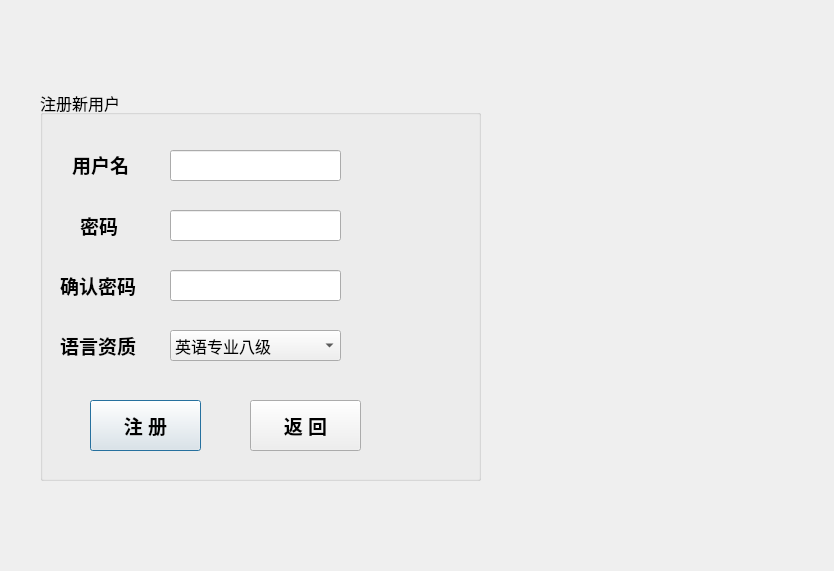
<?xml version="1.0" encoding="UTF-8"?>
<ui version="4.0">
 <class>Register</class>
 <widget class="QDialog" name="Register">
  <property name="geometry">
   <rect>
    <x>0</x>
    <y>0</y>
    <width>834</width>
    <height>571</height>
   </rect>
  </property>
  <property name="windowTitle">
   <string>Dialog</string>
  </property>
  <widget class="QGroupBox" name="groupBox">
   <property name="geometry">
    <rect>
     <x>40</x>
     <y>90</y>
     <width>441</width>
     <height>391</height>
    </rect>
   </property>
   <property name="font">
    <font>
     <pointsize>12</pointsize>
    </font>
   </property>
   <property name="title">
    <string>注册新用户</string>
   </property>
   <widget class="QLabel" name="label">
    <property name="geometry">
     <rect>
      <x>32</x>
      <y>54</y>
      <width>91</width>
      <height>41</height>
     </rect>
    </property>
    <property name="font">
     <font>
      <pointsize>14</pointsize>
      <weight>75</weight>
      <bold>true</bold>
     </font>
    </property>
    <property name="text">
     <string>用户名</string>
    </property>
   </widget>
   <widget class="QLabel" name="label_2">
    <property name="geometry">
     <rect>
      <x>40</x>
      <y>110</y>
      <width>121</width>
      <height>51</height>
     </rect>
    </property>
    <property name="font">
     <font>
      <pointsize>14</pointsize>
      <weight>75</weight>
      <bold>true</bold>
     </font>
    </property>
    <property name="text">
     <string>密码</string>
    </property>
   </widget>
   <widget class="QLineEdit" name="UnamelineEdit">
    <property name="geometry">
     <rect>
      <x>130</x>
      <y>60</y>
      <width>171</width>
      <height>31</height>
     </rect>
    </property>
   </widget>
   <widget class="QLineEdit" name="PwdlineEdit">
    <property name="geometry">
     <rect>
      <x>130</x>
      <y>120</y>
      <width>171</width>
      <height>31</height>
     </rect>
    </property>
   </widget>
   <widget class="QPushButton" name="pushButton">
    <property name="geometry">
     <rect>
      <x>50</x>
      <y>310</y>
      <width>111</width>
      <height>51</height>
     </rect>
    </property>
    <property name="font">
     <font>
      <pointsize>14</pointsize>
      <weight>75</weight>
      <bold>true</bold>
     </font>
    </property>
    <property name="text">
     <string>注 册</string>
    </property>
   </widget>
   <widget class="QPushButton" name="pushButton_2">
    <property name="geometry">
     <rect>
      <x>210</x>
      <y>310</y>
      <width>111</width>
      <height>51</height>
     </rect>
    </property>
    <property name="font">
     <font>
      <pointsize>14</pointsize>
      <weight>75</weight>
      <bold>true</bold>
     </font>
    </property>
    <property name="text">
     <string>返 回</string>
    </property>
   </widget>
   <widget class="QLabel" name="label_3">
    <property name="geometry">
     <rect>
      <x>20</x>
      <y>170</y>
      <width>121</width>
      <height>51</height>
     </rect>
    </property>
    <property name="font">
     <font>
      <pointsize>14</pointsize>
      <weight>75</weight>
      <bold>true</bold>
     </font>
    </property>
    <property name="text">
     <string>确认密码</string>
    </property>
   </widget>
   <widget class="QLineEdit" name="PwdlineEdit2">
    <property name="geometry">
     <rect>
      <x>130</x>
      <y>180</y>
      <width>171</width>
      <height>31</height>
     </rect>
    </property>
   </widget>
   <widget class="QLabel" name="label_4">
    <property name="geometry">
     <rect>
      <x>20</x>
      <y>230</y>
      <width>121</width>
      <height>51</height>
     </rect>
    </property>
    <property name="font">
     <font>
      <pointsize>14</pointsize>
      <weight>75</weight>
      <bold>true</bold>
     </font>
    </property>
    <property name="text">
     <string>语言资质</string>
    </property>
   </widget>
   <widget class="QComboBox" name="QualifiacationBox">
    <property name="geometry">
     <rect>
      <x>130</x>
      <y>240</y>
      <width>171</width>
      <height>31</height>
     </rect>
    </property>
    <item>
     <property name="text">
      <string>英语专业八级</string>
     </property>
    </item>
    <item>
     <property name="text">
      <string>托福110+</string>
     </property>
    </item>
    <item>
     <property name="text">
      <string>SAT2200+</string>
     </property>
    </item>
   </widget>
  </widget>
 </widget>
 <resources/>
 <connections>
  <connection>
   <sender>pushButton_2</sender>
   <signal>clicked()</signal>
   <receiver>Register</receiver>
   <slot>accept()</slot>
   <hints>
    <hint type="sourcelabel">
     <x>292</x>
     <y>433</y>
    </hint>
    <hint type="destinationlabel">
     <x>354</x>
     <y>512</y>
    </hint>
   </hints>
  </connection>
 </connections>
</ui>
